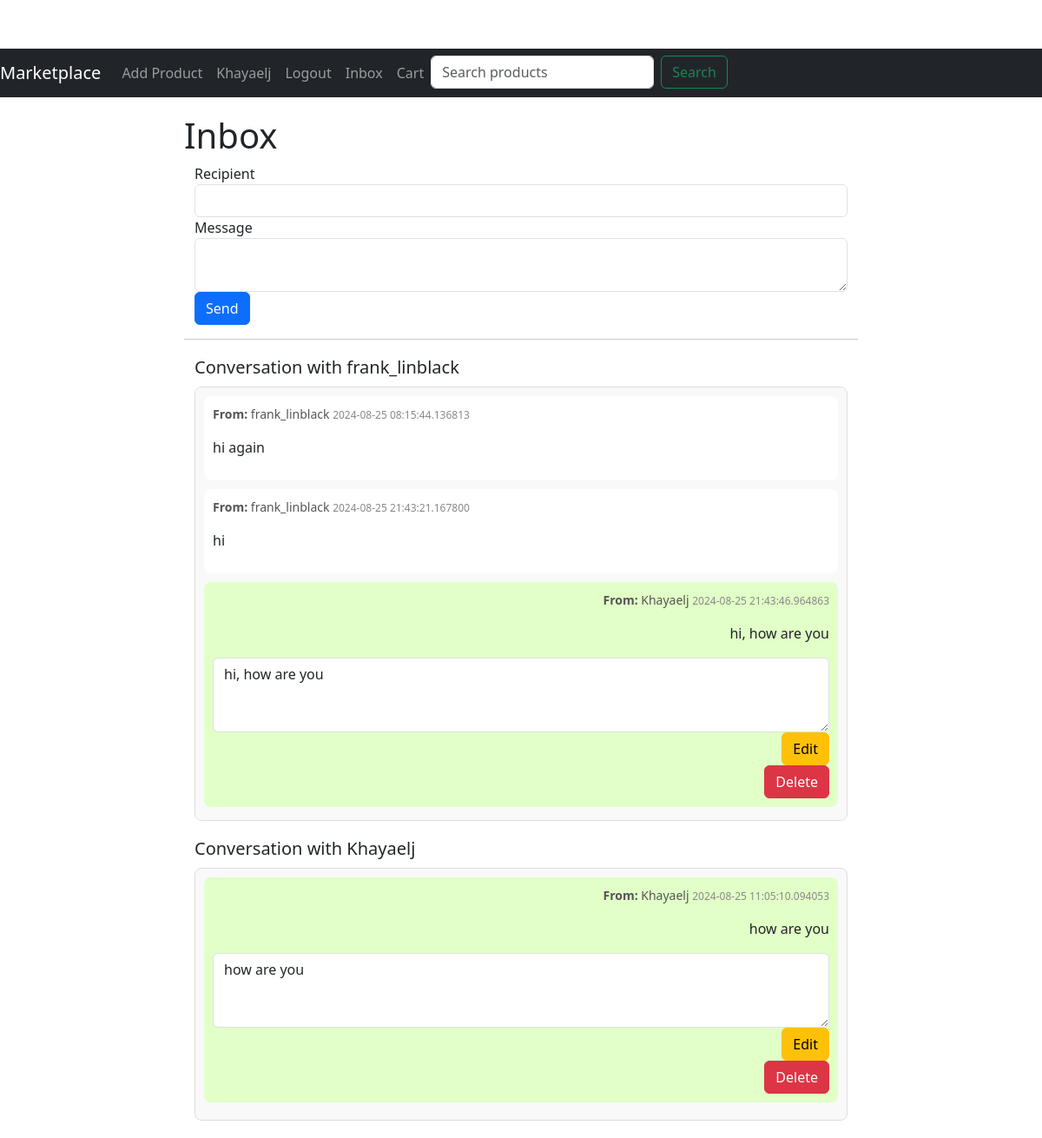
Screenshot of /inbox (signed in) with the database file from the repository.
### app/models.py (models this page shows, shortened)
class User(UserMixin, db.Model):
    id = db.Column(db.Integer, primary_key=True)
    username = db.Column(db.String(64), index=True, unique=True)
    email = db.Column(db.String(120), index=True, unique=True)
    password_hash = db.Column(db.String(128))
    profile_picture = db.Column(db.String(150), nullable=True)
    products = db.relationship('Product', backref='author', lazy='dynamic')
    reviews = db.relationship('Review', backref='author', lazy='dynamic')
    wishlist_entries = db.relationship('Wishlist', backref='user', lazy=True)
    received_messages = db.relationship('Message', foreign_keys='Message.receiver_id', backref='receiver', overlaps="sent_messages,received_messages")
    sent_messages = db.relationship('Message', foreign_keys='Message.sender_id', backref='sender', overlaps="received_messages,sent_messages")

class Message(db.Model):
    id = db.Column(db.Integer, primary_key=True)
    sender_id = db.Column(db.Integer, db.ForeignKey('user.id'))
    receiver_id = db.Column(db.Integer, db.ForeignKey('user.id'))
    body = db.Column(db.String(1024))
    timestamp = db.Column(db.DateTime, index=True, default=datetime.utcnow)
    read = db.Column(db.Boolean, default=False)
    edited = db.Column(db.Boolean, default=False)
    edit_timestamp = db.Column(db.DateTime, nullable=True)
    deleted_for_sender = db.Column(db.Boolean, default=False)
    deleted_for_receiver = db.Column(db.Boolean, default=False)

### app/routes.py (the view, shortened to what this page needs)
@bp.route('/inbox', methods=['GET', 'POST'])
@login_required
def inbox():
    messages = Message.query.filter(
        ((Message.receiver_id == current_user.id) & (Message.deleted_for_receiver == False)) |
        ((Message.sender_id == current_user.id) & (Message.deleted_for_sender == False))
    ).order_by(Message.timestamp.asc()).all()
    conversations = {}
    for message in messages:
        other_user_id = message.sender_id if message.sender_id != current_user.id else message.receiver_id
        other_user = User.query.get(other_user_id)
        if other_user not in conversations:
            conversations[other_user] = []
        conversations[other_user].append(message)
    form = MessageForm()
    for message in messages:
        if not message.read and message.receiver_id == current_user.id:
            message.read = True
            db.session.commit()
    return render_template('inbox.html', title='Inbox', conversations=conversations, form=form)

### app/forms.py
class MessageForm(FlaskForm):
    recipient = StringField('Recipient', validators=[DataRequired()])
    body = TextAreaField('Message', validators=[DataRequired()])
    submit = SubmitField('Send')

### app/models.py (called while the page is built)
@login.user_loader
def load_user(id):
    return User.query.get(int(id))

### app/routes.py (called while the page is built)
@bp.before_request
def before_request():
    if current_user.is_authenticated:
        unread_count = Message.query.filter_by(receiver_id=current_user.id, read=False).count()
        current_app.jinja_env.globals['unread_count'] = unread_count

### app/templates/inbox.html (shortened to what this page needs)
{% extends "base.html" %}
{% block content %}
<h1>Inbox</h1>
<div class="container">
    <form method="POST" action="{{ url_for('main.send_message') }}">
        <div class="form-group">
            {{ form.recipient.label }}
            {{ form.recipient(class="form-control") }}
        </div>
        <div class="form-group">
            {{ form.body.label }}
            {{ form.body(class="form-control") }}
        </div>
        <div class="form-group">
            {{ form.submit(class="btn btn-primary") }}
        </div>
    </form>
</div>
<hr>
<div class="container">
    <div class="chat-list">
        {% for user, messages in conversations.items() %}
            <div class="chat-conversation">
                <h3 class="chat-header">Conversation with {{ user.username }}</h3>
                <div class="chat-messages">
                    {% for message in messages %}
                        <div class="message {% if message.sender_id == current_user.id %}sent{% else %}received{% endif %} {% if not message.read %}unread{% endif %}">
                            <p class="message-info">
                                <strong>From:</strong> {{ message.sender.username }} <span class="timestamp">{{ message.timestamp }}</span>
                            </p>
                            <p class="message-body">{{ message.body }}</p>
                            {% if message.sender.id == current_user.id %}
                                <div class="message-actions">
                                    <form method="POST" action="{{ url_for('main.edit_message', message_id=message.id) }}">
                                        <div class="form-group">
                                            <textarea name="body" class="form-control" rows="3">{{ message.body }}</textarea>
                                        </div>
                                        <button type="submit" class="btn btn-warning">Edit</button>
                                    </form>
                                    <form action="{{ url_for('main.delete_message', message_id=message.id) }}" method="POST" onsubmit="return confirm('Are you sure you want to delete this message?');">
                                        <button type="submit" class="btn btn-danger">Delete</button>
                                    </form>
                                </div>
                            {% endif %}
                        </div>
                    {% endfor %}
                </div>
            </div>
        {% endfor %}
    </div>
</div>
<link rel="stylesheet" href="{{ url_for('static', filename='styles/inbox.css') }}">
{% endblock %}

### app/templates/base.html (shortened to what this page needs)
<!doctype html>
<html lang="en">
<head>
  <link rel="stylesheet" href="{{ url_for('static', filename='css/styles.css') }}">
  <link href="https://cdn.jsdelivr.net/npm/bootstrap@5.3.0/dist/css/bootstrap.min.css" rel="stylesheet">
</head>
<body>
  <nav class="navbar navbar-expand-lg navbar-dark bg-dark">
    <a class="navbar-brand" href="{{ url_for('main.index') }}">Marketplace</a>
    <div class="collapse navbar-collapse" id="navbarNav">
      <ul class="navbar-nav">
        {% if current_user.is_authenticated %}
        <li class="nav-item">
          <a class="nav-link" href="{{ url_for('main.add_product') }}">Add Product</a>
        </li>
        <li class="nav-item">
          <a class="nav-link" href="{{ url_for('main.edit_profile') }}">{{ current_user.username }}</a>
        </li>
        <li class="nav-item">
          <a class="nav-link" href="{{ url_for('main.logout') }}">Logout</a>
        </li>
        <li class="nav-item">
          <a class="nav-link" href="{{ url_for('main.inbox') }}">
            Inbox
          </a>
        </li>
        {% endif %}
        <li class="nav-item">
          <a class="nav-link" href="{{ url_for('main.cart') }}">Cart</a>
        </li>
        <li class="nav-item">
          <form class="d-flex ms-auto" action="{{ url_for('main.search') }}" method="get">
            <input class="form-control me-2" type="search" name="query" placeholder="Search products" aria-label="Search">
            <button class="btn btn-outline-success" type="submit">Search</button>
          </form>
        </li>
      </ul>
    </div>
  </nav>
  <div class="container">
    {% block content %}{% endblock %}
  </div>
</body>
</html>

### app/static/css/styles.css (style rules this page uses)
body { padding-top: 56px; }
.navbar { margin-bottom: 20px; }
.container { max-width: 960px; margin: 0 auto; }
.btn { border-radius: .2rem; padding: .5rem 1rem; }
.btn-primary { background-color: #007bff; border-color: #007bff; }
.btn-danger { background-color: #dc3545; border-color: #dc3545; }
.sent { background-color: #dff0d8; text-align: right; }
.received { background-color: #f5f5f5; text-align: left; }

### app/static/css/inbox.css (style rules this page uses)
.container { max-width: 800px; margin: auto; }
.chat-list { margin-top: 20px; }
.chat-conversation { margin-bottom: 20px; }
.chat-header { font-size: 1.25rem; margin-bottom: 10px; }
.chat-messages { border: 1px solid #ddd; border-radius: 8px; padding: 10px; background-color: #f9f9f9; max-height: 500px; overflow-y: auto; }
.message { padding: 10px; border-radius: 8px; margin-bottom: 10px; }
.sent { background-color: #e1ffc7; text-align: right; }
.received { background-color: #fff; text-align: left; }
.message-info { font-size: 0.875rem; color: #555; }
.timestamp { font-size: 0.75rem; color: #888; }
.message-body { margin-top: 5px; }
.message-actions { margin-top: 10px; }
.btn-danger { background-color: #dc3545; border-color: #dc3545; }
.btn-warning { background-color: #ffc107; border-color: #ffc107; }

### rows the page displays
User: username "Khayaelj"
User: username "frank_linblack"
Message: sender.username "frank_linblack", timestamp "2024-08-25 08:15:44.136813", body "hi again"
Message: sender.username "frank_linblack", timestamp "2024-08-25 21:43:21.167800", body "hi"
Message: sender.username "Khayaelj", timestamp "2024-08-25 21:43:46.964863", body "hi, how are you"
Message: sender.username "Khayaelj", timestamp "2024-08-25 11:05:10.094053", body "how are you"
